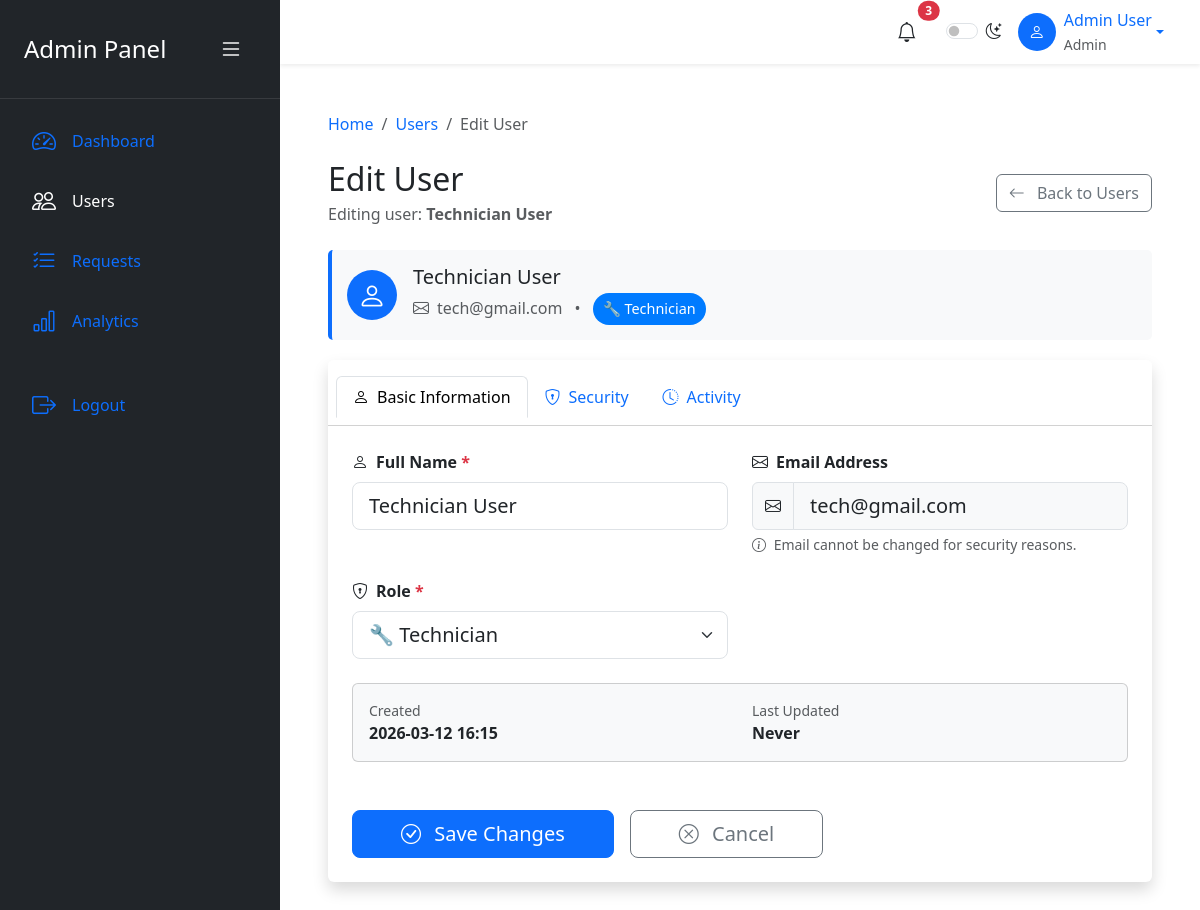
Page /users/6/edit (signed in) on the committed database.
### app.py (models this page shows, shortened)
class User(UserMixin, db.Model):
    id = db.Column(db.Integer, primary_key=True)
    full_name = db.Column(db.String(100))
    email = db.Column(db.String(120), unique=True)
    password_hash = db.Column(db.String(200))
    role = db.Column(db.String(20))
    room_number = db.Column(db.String(20), nullable=True)
    created_at = db.Column(db.DateTime, default=datetime.utcnow)
    def unread_notifications_count(self):
        return self.notifications.filter_by(is_read=False).count()

### app.py (the view, shortened to what this page needs)
@app.route('/users/<int:user_id>/edit', methods=['GET', 'POST'])
@login_required
@admin_required
def edit_user(user_id):
    user = User.query.get_or_404(user_id)
    if user.id == current_user.id:
        flash("Cannot edit your own account here.", "warning")
        return redirect(url_for('users'))
    return render_template('admin/edit_user.html', user=user)

### app.py (called while the page is built)
@app.context_processor
def inject_notifications():
    if not current_user.is_authenticated:
        return {'unread_count': 0, 'has_unread': False}
    unread_count = current_user.unread_notifications_count()
    return {'unread_count': unread_count, 'has_unread': unread_count > 0}

def admin_required(f):
    @wraps(f)
    def decorated(*args, **kwargs):
        if not current_user.is_authenticated:
            flash("Please log in.", "warning")
            return redirect(url_for('login'))
        if current_user.role != 'admin':
            flash("Admin access only.", "danger")
            return redirect(url_for('dashboard'))
        return f(*args, **kwargs)
    return decorated

@app.template_filter('format_datetime')
def format_datetime(value, format='%Y-%m-%d %H:%M'):
    if value is None:
        value = datetime.now()
    return value.strftime(format)

@login_manager.user_loader
def load_user(user_id):
    return User.query.get(int(user_id))

### templates/admin/edit_user.html (shortened to what this page needs)
<!DOCTYPE html>
<html lang="en" data-bs-theme="light">
<head>
    <link href="https://cdn.jsdelivr.net/npm/bootstrap@5.3.3/dist/css/bootstrap.min.css" rel="stylesheet">
    <link rel="stylesheet" href="https://cdn.jsdelivr.net/npm/bootstrap-icons@1.11.3/font/bootstrap-icons.min.css">
</head>
<body>
<nav class="sidebar" id="sidebar">
    <div class="sidebar-header d-flex align-items-center justify-content-between p-4 border-bottom border-light border-opacity-10">
        <h4 class="mb-0 sidebar-text">Admin Panel</h4>
        <button id="sidebarToggle" class="btn btn-link text-white">
            <i class="bi bi-list fs-4"></i>
        </button>
    </div>
    <div class="p-3">
        <ul class="nav flex-column gap-2">
            <li class="nav-item">
                <a class="nav-link text-white-75 d-flex align-items-center" href="{{ url_for('dashboard') }}">
                    <i class="bi bi-speedometer2 fs-4 me-3"></i>
                    <span class="sidebar-text">Dashboard</span>
                </a>
            </li>
            <li class="nav-item">
                <a class="nav-link active text-white d-flex align-items-center" href="{{ url_for('users') }}">
                    <i class="bi bi-people fs-4 me-3"></i>
                    <span class="sidebar-text">Users</span>
                </a>
            </li>
            <li class="nav-item">
                <a class="nav-link text-white-75 d-flex align-items-center" href="{{ url_for('requests') }}">
                    <i class="bi bi-list-check fs-4 me-3"></i>
                    <span class="sidebar-text">Requests</span>
                </a>
            </li>
            <li class="nav-item">
                <a class="nav-link text-white-75 d-flex align-items-center" href="#">
                    <i class="bi bi-bar-chart fs-4 me-3"></i>
                    <span class="sidebar-text">Analytics</span>
                </a>
            </li>
            <li class="nav-item mt-auto pt-4">
                <a class="nav-link text-white-75 d-flex align-items-center" href="{{ url_for('logout') }}">
                    <i class="bi bi-box-arrow-right fs-4 me-3"></i>
                    <span class="sidebar-text">Logout</span>
                </a>
            </li>
        </ul>
    </div>
</nav>
<div class="main-content" id="mainContent">
    <header class="navbar navbar-expand-lg bg-white shadow-sm sticky-top px-4">
        <div class="container-fluid">
            <div class="ms-auto d-flex align-items-center gap-3">
                <div class="dropdown">
                    <button class="btn btn-link text-dark position-relative" data-bs-toggle="dropdown">
                        <i class="bi bi-bell fs-5"></i>
                        <span class="position-absolute top-0 start-100 translate-middle badge rounded-pill bg-danger">3</span>
                    </button>
                </div>
                <div class="form-check form-switch">
                    <input class="form-check-input" type="checkbox" id="themeToggle">
                    <label class="form-check-label" for="themeToggle"><i class="bi bi-moon-stars"></i></label>
                </div>
                <div class="dropdown">
                    <a class="d-flex align-items-center text-decoration-none dropdown-toggle" href="#" data-bs-toggle="dropdown">
                        <div class="bg-primary text-white rounded-circle d-flex align-items-center justify-content-center me-2" style="width:38px;height:38px;">
                            <i class="bi bi-person"></i>
                        </div>
                        <div class="d-none d-md-block">
                            <div>{{ current_user.full_name }}</div>
                            <small class="text-muted">{{ current_user.role.title() }}</small>
                        </div>
                    </a>
                </div>
            </div>
        </div>
    </header>
    <main class="p-4 p-lg-5">
        <nav aria-label="breadcrumb">
            <ol class="breadcrumb mb-4">
                <li class="breadcrumb-item"><a href="{{ url_for('dashboard') }}" class="text-decoration-none">Home</a></li>
                <li class="breadcrumb-item"><a href="{{ url_for('users') }}" class="text-decoration-none">Users</a></li>
                <li class="breadcrumb-item active">Edit User</li>
            </ol>
        </nav>
        <div class="d-flex justify-content-between align-items-center mb-4">
            <div>
                <h1 class="h2 mb-1">Edit User</h1>
                <p class="text-muted mb-0">Editing user: <strong>{{ user.full_name }}</strong></p>
            </div>
            <a href="{{ url_for('users') }}" class="btn btn-outline-secondary">
                <i class="bi bi-arrow-left me-2"></i> Back to Users
            </a>
        </div>
        <div class="info-card">
            <div class="d-flex align-items-center">
                <div class="bg-primary text-white rounded-circle d-flex align-items-center justify-content-center me-3" style="width: 50px; height: 50px;">
                    <i class="bi bi-person fs-3"></i>
                </div>
                <div>
                    <h5 class="mb-1">{{ user.full_name }}</h5>
                    <p class="mb-0 text-muted">
                        <i class="bi bi-envelope me-2"></i>{{ user.email }}
                        <span class="mx-2">•</span>
                        <span class="role-badge role-badge-{{ user.role }}">
                            {% if user.role == 'plumber' %}🚰 Plumber
                            {% elif user.role == 'cleaner' %}🧹 Cleaner
                            {% elif user.role == 'electrician' %}⚡ Electrician
                            {% elif user.role == 'technician' %}🔧 Technician
                            {% elif user.role == 'pest_controller' %}🐜 Pest Controller
                            {% elif user.role == 'student' %}🎓 Student
                            {% elif user.role == 'admin' %}👑 Admin
                            {% else %}{{ user.role.title() }}
                            {% endif %}
                        </span>
                    </p>
                </div>
            </div>
        </div>
        <div class="card shadow border-0">
            <div class="card-header bg-white py-3">
                <ul class="nav nav-tabs card-header-tabs">
                    <li class="nav-item">
                        <a class="nav-link active" data-bs-toggle="tab" href="#basic-info">
                            <i class="bi bi-person me-2"></i>Basic Information
                        </a>
                    </li>
                    <li class="nav-item">
                        <a class="nav-link" data-bs-toggle="tab" href="#security">
                            <i class="bi bi-shield-lock me-2"></i>Security
                        </a>
                    </li>
                    <li class="nav-item">
                        <a class="nav-link" data-bs-toggle="tab" href="#activity">
                            <i class="bi bi-clock-history me-2"></i>Activity
                        </a>
                    </li>
                </ul>
            </div>
            <div class="card-body p-4">
                <div class="tab-content">
                    <div class="tab-pane fade show active" id="basic-info">
                        <form method="POST" class="needs-validation" novalidate>
                            <div class="row g-4">
                                <div class="col-md-6">
                                    <label for="full_name" class="form-label fw-semibold">
                                        <i class="bi bi-person me-2"></i>Full Name
                                        <span class="text-danger">*</span>
                                    </label>
                                    <input type="text"
                                           class="form-control form-control-lg"
                                           id="full_name"
                                           name="full_name"
                                           value="{{ user.full_name }}"
                                           placeholder="Enter full name"
                                           required>
                                </div>
                                <div class="col-md-6">
                                    <label for="email" class="form-label fw-semibold">
                                        <i class="bi bi-envelope me-2"></i>Email Address
                                    </label>
                                    <div class="input-group">
                                        <span class="input-group-text"><i class="bi bi-envelope"></i></span>
                                        <input type="email"
                                               class="form-control form-control-lg bg-light"
                                               id="email"
                                               name="email"
                                               value="{{ user.email }}"
                                               readonly>
                                    </div>
                                    <div class="form-text text-muted">
                                        <i class="bi bi-info-circle me-1"></i>
                                        Email cannot be changed for security reasons.
                                    </div>
                                </div>
                                <div class="col-md-6">
                                    <label for="role" class="form-label fw-semibold">
                                        <i class="bi bi-shield-lock me-2"></i>Role
                                        <span class="text-danger">*</span>
                                    </label>
                                    <select class="form-select form-select-lg" id="role" name="role" required>
                                        <option value="technician" {% if user.role == 'technician' %}selected{% endif %}>🔧 Technician</option>
                                    </select>
                                </div>
                                <div class="col-12">
                                    <div class="card bg-light">
                                        <div class="card-body">
                                            <div class="row">
                                                <div class="col-md-6">
                                                    <small class="text-muted d-block">Created</small>
                                                    <strong>{{ user.created_at | format_datetime }}</strong>
                                                </div>
                                                <div class="col-md-6">
                                                    <small class="text-muted d-block">Last Updated</small>
                                                    <strong>{{ user.updated_at | format_datetime if user.updated_at else 'Never' }}</strong>
                                                </div>
                                            </div>
                                        </div>
                                    </div>
                                </div>
                            </div>
                            <div class="mt-5 d-flex gap-3">
                                <button type="submit" class="btn btn-primary btn-lg px-5">
                                    <i class="bi bi-check-circle me-2"></i> Save Changes
                                </button>
                                <a href="{{ url_for('users') }}" class="btn btn-outline-secondary btn-lg px-5">
                                    <i class="bi bi-x-circle me-2"></i> Cancel
                                </a>
                            </div>
                        </form>
                    </div>
                </div>
            </div>
        </div>
    </main>
</div>
</body>
</html>

### templates/admin/edit_user.html (style rules this page uses)
:root { --sidebar-width: 280px; --sidebar-collapsed-width: 78px; }
body { min-height: 100vh; background: var(--bs-body-bg); }
.sidebar { position: fixed; inset: 0 auto 0 0; width: var(--sidebar-width); transition: width 0.35s ease; z-index: 1030; overflow-y: auto; background: var(--bs-dark); color: white; }
.main-content { margin-left: var(--sidebar-width); transition: margin-left 0.35s ease; }
.role-badge { display: inline-block; padding: 5px 10px; border-radius: 20px; font-size: 0.9rem; font-weight: 500; }
.role-badge-technician { background-color: #007bff; color: white; }
.info-card { background-color: #f8f9fa; border-left: 4px solid #0d6efd; padding: 15px; border-radius: 5px; margin-bottom: 20px; }

### rows in the picture
User: full_name "Admin User", role "Admin"
User: full_name "Technician User", email "tech@gmail.com", role "🔧 Technician", created_at "2026-03-12 16:15"

### other values in the picture
{{ user.updated_at | format_datetime if user.updated_at else 'Never' }} "Never"
